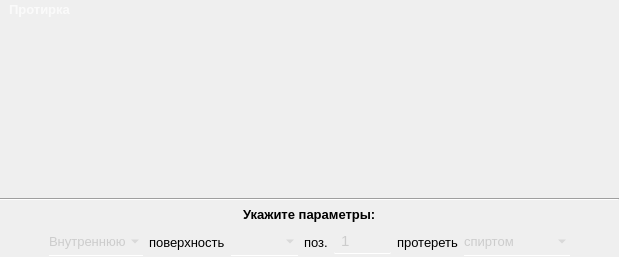
     <widget class="QWidget" name="page_sborka">
      <layout class="QVBoxLayout" name="verticalLayout_2">
       <property name="leftMargin">
        <number>0</number>
       </property>
       <property name="topMargin">
        <number>0</number>
       </property>
       <property name="rightMargin">
        <number>0</number>
       </property>
       <property name="bottomMargin">
        <number>0</number>
       </property>
       <item>
        <widget class="QListWidget" name="listWidget_sborka">
         <property name="sizePolicy">
          <sizepolicy hsizetype="Expanding" vsizetype="Expanding">
           <horstretch>0</horstretch>
           <verstretch>0</verstretch>
          </sizepolicy>
         </property>
         <property name="minimumSize">
          <size>
           <width>200</width>
           <height>0</height>
          </size>
         </property>
         <property name="font">
          <font>
           <pointsize>10</pointsize>
           <bold>true</bold>
          </font>
         </property>
         <property name="styleSheet">
          <string notr="true">
/* ───────────── Сам список ───────────── */
QListWidget {
    background: transparent;
    font-size: 10pt;
	border: none;
    color: #E8EAF0;
}

/* ───────────── Элементы ───────────── */
QListWidget::item {
    background: transparent;
    border: none;
    border-radius: 12px;
    margin: 2px 6px;
    color: rgba(255, 255, 255, 0.72);
}

QListWidget::item:hover {
    background: rgba(255, 255, 255, 0.07);
    color: #FFFFFF;
}

QListWidget::item:selected {
    background: qlineargradient(x1:0, y1:0, x2:1, y2:0,
        stop:0 rgba(94, 129, 255, 0.32),
        stop:1 rgba(94, 129, 255, 0.08));
    color: #FFFFFF;
}

QListWidget::item:selected:hover {
    background: qlineargradient(x1:0, y1:0, x2:1, y2:0,
        stop:0 rgba(94, 129, 255, 0.42),
        stop:1 rgba(94, 129, 255, 0.14));
}

/* убираем рамку/пунктир при фокусе */
QListWidget:focus,
QListWidget::item:focus {
    outline: none;
    border: none;
}

/* ───────────── Вертикальный скроллбар ───────────── */
QScrollBar:vertical {
    background: transparent;
    width: 10px;
    margin: 4px 2px;
    border-radius: 5px;
}
QScrollBar::handle:vertical {
    background: rgba(255, 255, 255, 0.18);
    min-height: 30px;
    border-radius: 5px;
}
QScrollBar::handle:vertical:hover {
    background: rgba(255, 255, 255, 0.32);
}
QScrollBar::add-line:vertical,
QScrollBar::sub-line:vertical { height: 0; }
QScrollBar::add-page:vertical,
QScrollBar::sub-page:vertical { background: transparent; }

/* ───────────── Горизонтальный скроллбар ───────────── */
QScrollBar:horizontal {
    background: transparent;
    height: 10px;
    margin: 2px 4px;
    border-radius: 5px;
}
QScrollBar::handle:horizontal {
    background: rgba(255, 255, 255, 0.18);
    min-width: 30px;
    border-radius: 5px;
}
QScrollBar::handle:horizontal:hover {
    background: rgba(255, 255, 255, 0.32);
}
QScrollBar::add-line:horizontal,
QScrollBar::sub-line:horizontal { width: 0; }
QScrollBar::add-page:horizontal,
QScrollBar::sub-page:horizontal { background: transparent; }
</string>
         </property>
         <property name="tabKeyNavigation">
          <bool>false</bool>
         </property>
         <property name="alternatingRowColors">
          <bool>false</bool>
         </property>
         <item>
          <property name="text">
           <string>Протирка</string>
          </property>
         </item>
        </widget>
       </item>
       <item>
        <widget class="Line" name="line_2">
         <property name="orientation">
          <enum>Qt::Orientation::Horizontal</enum>
         </property>
        </widget>
       </item>
       <item>
        <widget class="QWidget" name="text_sborka_1" native="true">
         <layout class="QVBoxLayout" name="verticalLayout_14">
          <property name="topMargin">
           <number>0</number>
          </property>
          <property name="bottomMargin">
           <number>1</number>
          </property>
          <item alignment="Qt::AlignmentFlag::AlignHCenter">
           <widget class="QLabel" name="label_22">
            <property name="font">
             <font>
              <pointsize>10</pointsize>
              <bold>true</bold>
             </font>
            </property>
            <property name="styleSheet">
             <string notr="true">background: none;</string>
            </property>
            <property name="text">
             <string>Укажите параметры:</string>
            </property>
           </widget>
          </item>
          <item>
           <layout class="QHBoxLayout" name="horizontalLayout">
            <property name="topMargin">
             <number>0</number>
            </property>
            <item>
             <spacer name="horizontalSpacer_10">
              <property name="orientation">
               <enum>Qt::Orientation::Horizontal</enum>
              </property>
              <property name="sizeHint" stdset="0">
               <size>
                <width>40</width>
                <height>20</height>
               </size>
              </property>
             </spacer>
            </item>
            <item alignment="Qt::AlignmentFlag::AlignHCenter">
             <widget class="QComboBox" name="comboBox_position">
              <property name="font">
               <font>
                <pointsize>10</pointsize>
               </font>
              </property>
              <property name="styleSheet">
               <string notr="true">QComboBox {
	padding: 5, 5, 5, 5;
	border: none;
	border-bottom: 1px solid white;
	background: rgba(255, 255, 255, 0);
	transition: color 0.3s ease;
	transition: border-bottom 0.4s ease;
	color: rgb(204, 204, 204);
	font-size: 10pt;
}
QComboBox:hover {
   color: rgb(167, 167, 167);
}

QComboBox::item {
	background: rgb(67, 67, 67);
	border-radius: none;
}

QComboBox QAbstractItemView {
	border-radius: none;
    background: qlineargradient(spread:pad, x1:0, y1:0, x2:1, y2:0, stop:0 rgb(58, 58, 58), stop:1 rgb(88, 88, 88));
	selection-border-radius: none;
	selection-border: none;
	border: none;
	border-radius: 0;
	outline: none;
}
QComboBox QAbstractItemView::item {
    min-height: 15px;
	width: 15px;
	border: none;
	border-radius: none;
}
QComboBox QAbstractItemView::item:hover {
	color:rgb(173, 173, 173);
	border-bottom: 1px solid white;
}

</string>
              </property>
              <item>
               <property name="text">
                <string>Внутреннюю</string>
               </property>
              </item>
              <item>
               <property name="text">
                <string>Внешнюю</string>
               </property>
              </item>
             </widget>
            </item>
            <item alignment="Qt::AlignmentFlag::AlignHCenter">
             <widget class="QLabel" name="label_6">
              <property name="font">
               <font>
                <pointsize>10</pointsize>
               </font>
              </property>
              <property name="styleSheet">
               <string notr="true">background: none;</string>
              </property>
              <property name="text">
               <string>поверхность</string>
              </property>
             </widget>
            </item>
            <item alignment="Qt::AlignmentFlag::AlignHCenter">
             <widget class="QComboBox" name="comboBox_detail">
              <property name="font">
               <font>
                <pointsize>10</pointsize>
               </font>
              </property>
              <property name="styleSheet">
               <string notr="true">QComboBox {
	padding: 5, 5, 5, 5;
	border: none;
	border-bottom: 1px solid white;
	background: rgba(255, 255, 255, 0);
	transition: color 0.3s ease;
	transition: border-bottom 0.4s ease;
	color: rgb(204, 204, 204);
	font-size: 10pt;
}
QComboBox:hover {
   color: rgb(167, 167, 167);
}

QComboBox::item {
	background: rgb(67, 67, 67);
	border-radius: none;
}

QComboBox QAbstractItemView {
	border-radius: none;
    background: qlineargradient(spread:pad, x1:0, y1:0, x2:1, y2:0, stop:0 rgb(58, 58, 58), stop:1 rgb(88, 88, 88));
	selection-border-radius: none;
	selection-border: none;
	border: none;
	border-radius: 0;
	outline: none;
}
QComboBox QAbstractItemView::item {
    min-height: 15px;
	width: 15px;
	border: none;
	border-radius: none;
}
QComboBox QAbstractItemView::item:hover {
	color:rgb(173, 173, 173);
	border-bottom: 1px solid white;
}

</string>
              </property>
             </widget>
            </item>
            <item alignment="Qt::AlignmentFlag::AlignHCenter">
             <widget class="QLabel" name="label_11">
              <property name="font">
               <font>
                <pointsize>10</pointsize>
               </font>
              </property>
              <property name="styleSheet">
               <string notr="true">background: none;</string>
              </property>
              <property name="text">
               <string>поз.</string>
              </property>
             </widget>
            </item>
            <item alignment="Qt::AlignmentFlag::AlignHCenter">
             <widget class="QSpinBox" name="spinBox_pos">
              <property name="font">
               <font>
                <pointsize>11</pointsize>
               </font>
              </property>
              <property name="styleSheet">
               <string notr="true">QSpinBox {
	padding: 2 5 2 5;	
	border: none;
	border-bottom: 1px solid white;
	border-radius: 1px;
	background: rgba(255, 255, 255, 0);
	transition: color 0.3s ease;
	transition: border-bottom 0.4s ease;
	color: rgb(204, 204, 204);
	font-size: 11pt
}

QSpinBox:disabled {
	color: rgb(120, 106, 107);
	background: rgba(255, 255, 255, 20);
}

QSpinBox:hover {
	color: rgb(255, 255, 255)
}

QSpinBox:pressed {
	border-bottom: 1px solid white;
}
</string>
              </property>
              <property name="suffix">
               <string/>
              </property>
              <property name="minimum">
               <number>1</number>
              </property>
              <property name="maximum">
               <number>100</number>
              </property>
              <property name="value">
               <number>1</number>
              </property>
             </widget>
            </item>
            <item alignment="Qt::AlignmentFlag::AlignHCenter">
             <widget class="QLabel" name="label_12">
              <property name="font">
               <font>
                <pointsize>10</pointsize>
               </font>
              </property>
              <property name="styleSheet">
               <string notr="true">background: none;</string>
              </property>
              <property name="text">
               <string>протереть</string>
              </property>
             </widget>
            </item>
            <item alignment="Qt::AlignmentFlag::AlignHCenter">
             <widget class="QComboBox" name="comboBox_detail_2">
              <property name="font">
               <font>
                <pointsize>10</pointsize>
               </font>
              </property>
              <property name="styleSheet">
               <string notr="true">QComboBox {
	padding: 5, 5, 5, 5;
	border: none;
	border-bottom: 1px solid white;
	background: rgba(255, 255, 255, 0);
	transition: color 0.3s ease;
	transition: border-bottom 0.4s ease;
	color: rgb(204, 204, 204);
	font-size: 10pt;
}
QComboBox:hover {
   color: rgb(167, 167, 167);
}

QComboBox::item {
	background: rgb(67, 67, 67);
	border-radius: none;
}

QComboBox QAbstractItemView {
	border-radius: none;
    background: qlineargradient(spread:pad, x1:0, y1:0, x2:1, y2:0, stop:0 rgb(58, 58, 58), stop:1 rgb(88, 88, 88));
	selection-border-radius: none;
	selection-border: none;
	border: none;
	border-radius: 0;
	outline: none;
}
QComboBox QAbstractItemView::item {
    min-height: 15px;
	width: 15px;
	border: none;
	border-radius: none;
}
QComboBox QAbstractItemView::item:hover {
	color:rgb(173, 173, 173);
	border-bottom: 1px solid white;
}

</string>
              </property>
              <item>
               <property name="text">
                <string>спиртом</string>
               </property>
              </item>
              <item>
               <property name="text">
                <string>уайт-спиритом</string>
               </property>
              </item>
             </widget>
            </item>
            <item>
             <spacer name="horizontalSpacer_20">
              <property name="orientation">
               <enum>Qt::Orientation::Horizontal</enum>
              </property>
              <property name="sizeHint" stdset="0">
               <size>
                <width>40</width>
                <height>20</height>
               </size>
              </property>
             </spacer>
            </item>
           </layout>
          </item>
         </layout>
        </widget>
       </item>
      </layout>
     </widget>
